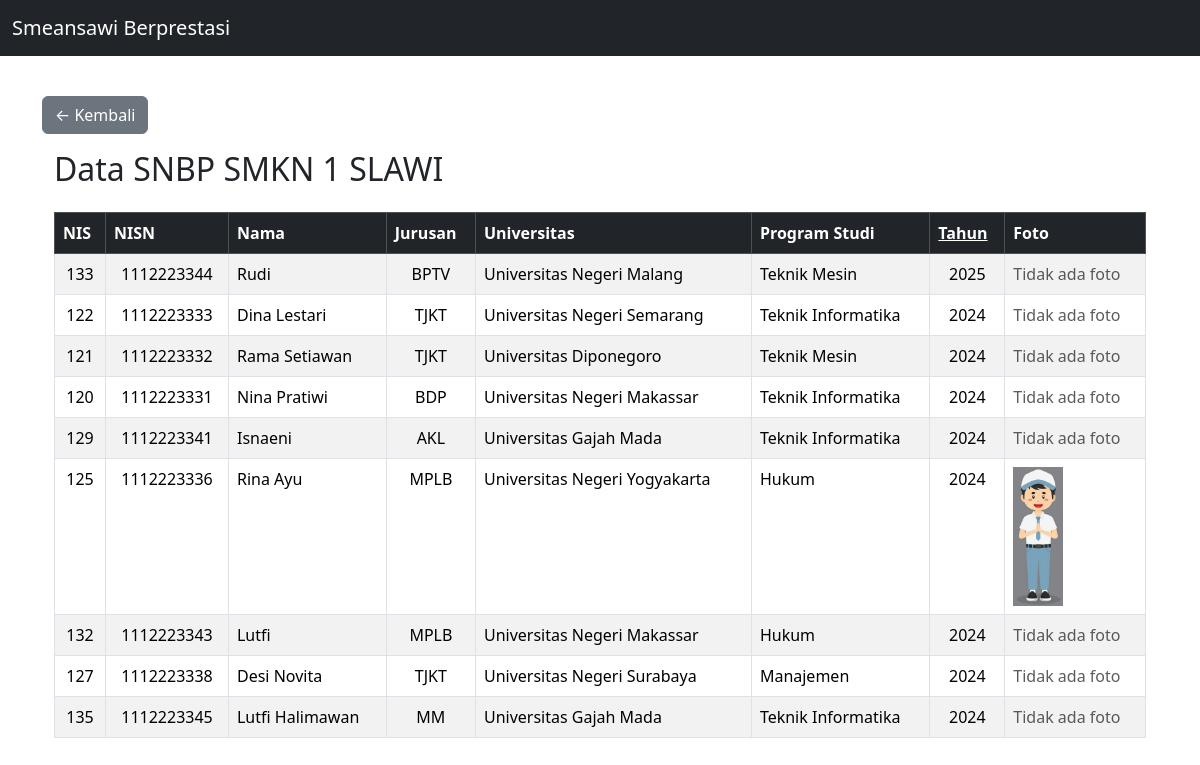
/semua_spmb.php, run on the app's committed database.
### tables this page shows
CREATE TABLE `spmb` (
  `id` int(11) NOT NULL,
  `nis` varchar(20) NOT NULL,
  `nisn` varchar(20) DEFAULT NULL,
  `nama_siswa` varchar(100) DEFAULT NULL,
  `jurusan` varchar(100) DEFAULT NULL,
  `universitas` varchar(100) DEFAULT NULL,
  `prodi` varchar(100) NOT NULL,
  `tahun` int(11) DEFAULT NULL,
  `foto_siswa` varchar(255) DEFAULT NULL,
  `deskripsi` text DEFAULT NULL
);

### semua_spmb.php (the view, shortened to what this page needs)
<?php
include 'koneksi.php';
$limit = 15;
$page = $_GET['page_spmb'] ?? 1;
$start = ($page - 1) * $limit;
$order_spmb = ($_GET['order_spmb'] ?? 'desc') === 'asc' ? 'ASC' : 'DESC';
$new_order_spmb = $order_spmb === 'ASC' ? 'desc' : 'asc';
$query = "SELECT * FROM spmb ORDER BY tahun $order_spmb LIMIT $start, $limit";
$result = mysqli_query($koneksi, $query);
?>
<!DOCTYPE html>
<html>
<head>
  <link href="https://cdn.jsdelivr.net/npm/bootstrap@5.3.3/dist/css/bootstrap.min.css" rel="stylesheet">
  <link rel="stylesheet" href="https://cdn.datatables.net/2.2.2/css/dataTables.bootstrap5.min.css">
  <link rel="stylesheet" href="https://cdn.jsdelivr.net/npm/bootstrap-icons/font/bootstrap-icons.css">
  <link href="https://cdnjs.cloudflare.com/ajax/libs/lightbox2/2.11.4/css/lightbox.min.css" rel="stylesheet">
</head>
<body>
<nav class="navbar navbar-expand-lg navbar-dark bg-dark fixed-top">
  <div class="container-fluid">
    <a class="navbar-brand" href="index.php">Smeansawi Berprestasi</a>
  </div>
</nav>
<div class="container pt-5 mt-5">
  <div class="d-flex justify-content-between mb-3">
    <a href="index.php" class="btn btn-secondary">&larr; Kembali</a>
  </div>
  <div class="container">
  <div class="d-flex justify-content-between align-items-center mb-3">
    <h2 class="text-left flex-grow-1">Data SNBP SMKN 1 SLAWI</h2>
  </div>
  <div class="table-responsive">
    <table class="table table-bordered table-striped table-hover" id="tabel">
      <thead class="table-dark">
        <tr>
          <th>NIS</th>
          <th>NISN</th>
          <th>Nama</th>
          <th>Jurusan</th>
          <th>Universitas</th>
          <th>Program Studi</th>
          <th><a href="?order_spmb=<?= $new_order_spmb ?>" class="text-white">Tahun</a></th>
          <th>Foto</th>
        </tr>
      </thead>
      <tbody>
        <?php while ($row = mysqli_fetch_assoc($result)): ?>
          <tr>
            <td class="text-center"><?= htmlspecialchars($row['nis']) ?></td>
            <td class="text-center"><?= htmlspecialchars($row['nisn']) ?></td>
            <td><?= htmlspecialchars($row['nama_siswa']) ?></td>
            <td class="text-center"><?= htmlspecialchars($row['jurusan']) ?></td>
            <td><?= htmlspecialchars($row['universitas']) ?></td>
            <td><?= htmlspecialchars($row['prodi']) ?></td>
            <td class="text-center" style="white-space: nowrap;"><?= htmlspecialchars($row['tahun']) ?></td>
            <td>
              <?php if (!empty($row['foto_siswa'])): ?>
                <a href="uploads/<?= $row['foto_siswa'] ?>" data-lightbox="foto-<?= $row['id'] ?>">
                  <img src="uploads/<?= $row['foto_siswa'] ?>" style="max-width: 50px;">
                </a>
              <?php else: ?>
                <span class="text-muted">Tidak ada foto</span>
              <?php endif; ?>
            </td>
          </tr>
        <?php endwhile; ?>
      </tbody>
    </table>
  </div>
</body>
</html>

### data on the page
spmb: nis "133", nisn "1112223344", nama_siswa "Rudi", jurusan "BPTV", universitas "Universitas Negeri Malang", prodi "Teknik Mesin", tahun "2025", foto_siswa "Tidak ada foto"
spmb: nis "122", nisn "1112223333", nama_siswa "Dina Lestari", jurusan "TJKT", universitas "Universitas Negeri Semarang", prodi "Teknik Informatika", tahun "2024", foto_siswa "Tidak ada foto"
spmb: nis "121", nisn "1112223332", nama_siswa "Rama Setiawan", jurusan "TJKT", universitas "Universitas Diponegoro", prodi "Teknik Mesin", tahun "2024", foto_siswa "Tidak ada foto"
spmb: nis "120", nisn "1112223331", nama_siswa "Nina Pratiwi", jurusan "BDP", universitas "Universitas Negeri Makassar", prodi "Teknik Informatika", tahun "2024", foto_siswa "Tidak ada foto"
spmb: nis "129", nisn "1112223341", nama_siswa "Isnaeni", jurusan "AKL", universitas "Universitas Gajah Mada", prodi "Teknik Informatika", tahun "2024", foto_siswa "Tidak ada foto"
spmb: nis "125", nisn "1112223336", nama_siswa "Rina Ayu", jurusan "MPLB", universitas "Universitas Negeri Yogyakarta", prodi "Hukum", tahun "2024", foto_siswa (picture)
spmb: nis "132", nisn "1112223343", nama_siswa "Lutfi", jurusan "MPLB", universitas "Universitas Negeri Makassar", prodi "Hukum", tahun "2024", foto_siswa "Tidak ada foto"
spmb: nis "127", nisn "1112223338", nama_siswa "Desi Novita", jurusan "TJKT", universitas "Universitas Negeri Surabaya", prodi "Manajemen", tahun "2024", foto_siswa "Tidak ada foto"
spmb: nis "135", nisn "1112223345", nama_siswa "Lutfi Halimawan", jurusan "MM", universitas "Universitas Gajah Mada", prodi "Teknik Informatika", tahun "2024", foto_siswa "Tidak ada foto"
